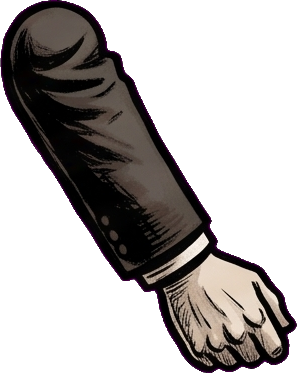
#> input picture art/mobster/farm.png, 297 x 373 px
$ python -i outfits.py   (imports and definitions only)
#> lines starting #> are read from the running program, lines starting #| are printed output that depends on the picture; after the words box and inside, x2 and y2 are one past the last pixel; in counts of white or black regions, pixels touching at a corner belong together
"""Mobster outfits per kind (audit 18. 11.: "shotgunners, tommy gunners and bosses share the same silhouette; you cannot
read the threat at a glance"). The plain suit's parts (art/mobster: torso, uarm, farm, leg) are laid on one green sheet
(--sheet), Gemini redraws the sheet in the same shapes as another outfit (art_src), and this cuts each part back out,
registered onto the original part's frame (its alpha box), so the rig's joints stay where they are:
  art/mobster/<outfit>/{torso,uarm,farm,leg}.png (+ _n normals; the head comes from the kind's face as before)."""
import os, sys
import numpy as np
from PIL import Image
from scipy import ndimage
from paths import SRC
ROOT = os.path.join(os.path.dirname(os.path.abspath(__file__)), "..")
MOB = os.path.join(ROOT, "art", "mobster")
W, H = 1790, 1000
BOXES = {"torso": (40, 130), "uarm": (540, 120), "farm": (760, 100), "leg": (1300, 0)}   # top-left of each part on the sheet
OUTFITS = {"torpedo": "312.jpg", "docker": "313.jpg", "patrolman": "314.jpg", "boss": "315.jpg"}
def sheet(out):
    s = Image.new("RGB", (W, H), (0, 255, 0))
    for n, (x, y) in BOXES.items():
        p = Image.open(os.path.join(MOB, n + ".png")).convert("RGBA")
        s.paste(p, (x, y), p)
    s.save(out)
def normal_map(path):   # (= gen/enemies.py normal_map: that script cannot be imported, it rebuilds the heads when run)
#> called with path = '../art/mobster/farm.png'
    from PIL import ImageFilter
    im = Image.open(path)
#> im is the input picture: PIL image 297x373 RGBA; mean R, G, B, A 175.5, 23.9, 170.3, 103.3
    a = np.asarray(im)[..., 3] > 128
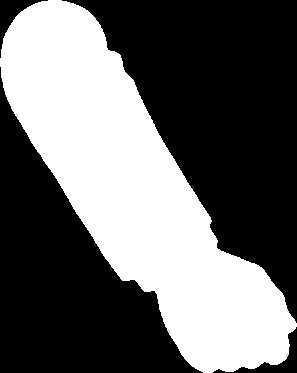
#> a: shape (373, 297) bool; 40.6% white; 1 white region, box (x1, y1, x2, y2) and area: (0, 0, 297, 373) 45001
    d = ndimage.distance_transform_edt(a)
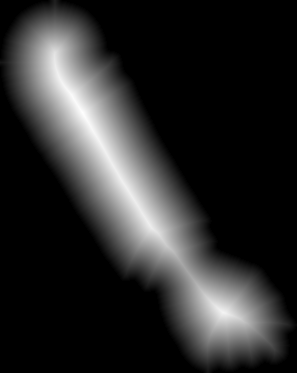
#> d: shape (373, 297) float64; min 0, max 59.36, mean 10.1; drawn with min black and max white
    h = np.sqrt(np.clip(d / 28.0, 0, 1)) * 28.0
    lum = np.asarray(im.convert("L").filter(ImageFilter.GaussianBlur(1.2))).astype(float) / 255.0
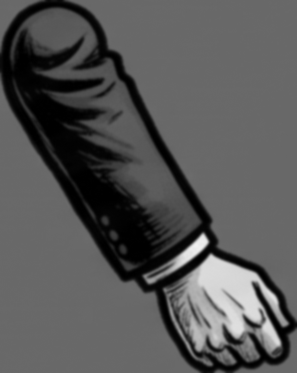
#> lum: shape (373, 297) float64; min 0, max 0.945, mean 0.336
    h = ndimage.gaussian_filter(h, 2.0) + lum * 6.0
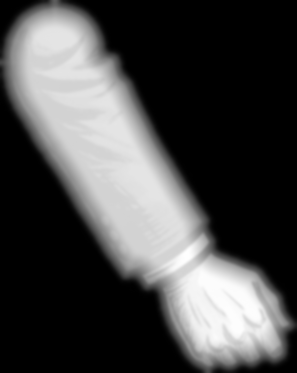
#> h: shape (373, 297) float64; min 2.38, max 33.37, mean 11.1; drawn with min black and max white
    gy, gx = np.gradient(h)
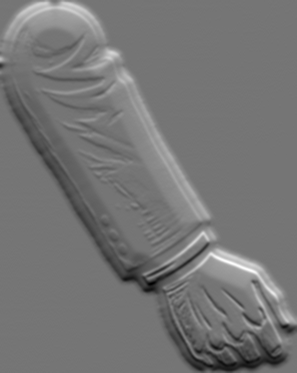
#> gy: shape (373, 297) float64; min -1.93, max 2.25, mean -0.000408; drawn with min black and max white
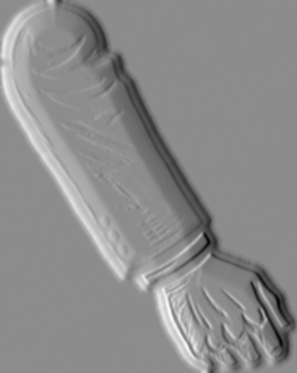
#> gx: shape (373, 297) float64; min -2.41, max 1.95, mean -0.000905; drawn with min black and max white
    n = np.dstack([-gx, -gy, np.ones_like(h) * 1.2])
    n /= np.linalg.norm(n, axis=2, keepdims=True)
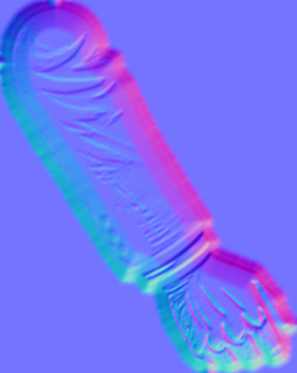
#> n: shape (373, 297, 3) float64; mean of channels 0, 1, 2 -0.00225, 0.0016, 0.944; drawn with min black and max white
    Image.fromarray(((n + 1) * 127.5).clip(0, 255).astype(np.uint8)).save(path.replace(".png", "_n.png"))


def cut(name, f):
    a = np.asarray(Image.open(SRC + f).convert("RGB").resize((W, H), Image.LANCZOS)).astype(float)
    r, g, b = a[..., 0], a[..., 1], a[..., 2]
    green = (g > 140) & (g > r + 50) & (g > b + 50)
    a[..., 1] = np.minimum(a[..., 1], np.maximum(a[..., 0], a[..., 2]) + 14)
    alpha = ndimage.gaussian_filter((~green).astype(float), 0.6)
    lab, n = ndimage.label(ndimage.binary_opening(~green, iterations=2))
    os.makedirs(os.path.join(MOB, name), exist_ok=True)
    for part, (x, y) in BOXES.items():
        orig = Image.open(os.path.join(MOB, part + ".png")).convert("RGBA")
        ow, oh = orig.size
        # the component(s) under the part's own box on the sheet
        reg = np.zeros_like(green); reg[max(0, y - 40):y + oh + 40, max(0, x - 40):x + ow + 40] = True
        ids = [i for i in np.unique(lab[reg & (lab > 0)]) if ((lab == i) & reg).sum() > 0.5 * (lab == i).sum()]
        m = np.isin(lab, ids)
        ys, xs = np.where(m)
        crop = np.dstack([a, np.where(m, alpha, 0) * 255]).astype(np.uint8)[ys.min():ys.max() + 1, xs.min():xs.max() + 1]
        oa = np.asarray(orig)[..., 3] > 20
        oys, oxs = np.where(oa)
        bw, bh = oxs.max() - oxs.min() + 1, oys.max() - oys.min() + 1
        piece = Image.fromarray(crop).resize((bw, bh), Image.LANCZOS)   # onto the original's alpha box exactly
        outp = Image.new("RGBA", (ow, oh), (0, 0, 0, 0))
        outp.paste(piece, (oxs.min(), oys.min()))
        path = os.path.join(MOB, name, part + ".png")
        outp.save(path)
        normal_map(path)
    print(name, "parts cut")
# [7 lines not run here, left out]

>>> result = normal_map('../art/mobster/farm.png')

$ run again, on art/mobster/shin.png
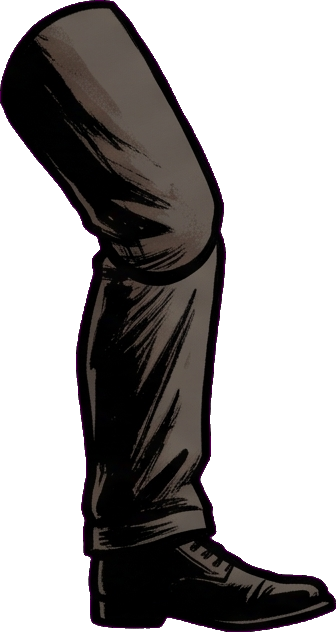
#> input picture art/mobster/shin.png, 336 x 632 px
#> in normal_map, im is the input picture: PIL image 336x632 RGBA; mean R, G, B, A 156.9, 14, 153.9, 111
#> in normal_map, `a = np.asarray(im)[..., 3] > 128`:
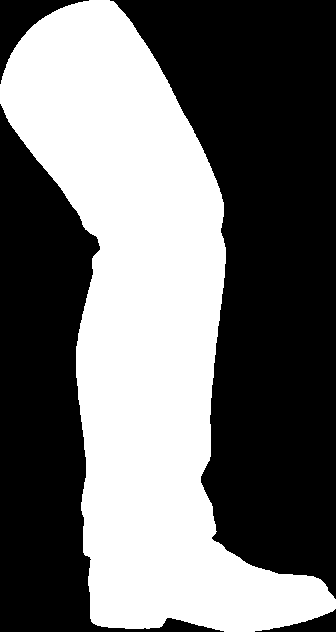
#> a: shape (632, 336) bool; 43.6% white; 1 white region, box (x1, y1, x2, y2) and area: (0, 0, 336, 632) 92644
#> in normal_map, `n /= np.linalg.norm(n, axis=2, keepdims=True)`:
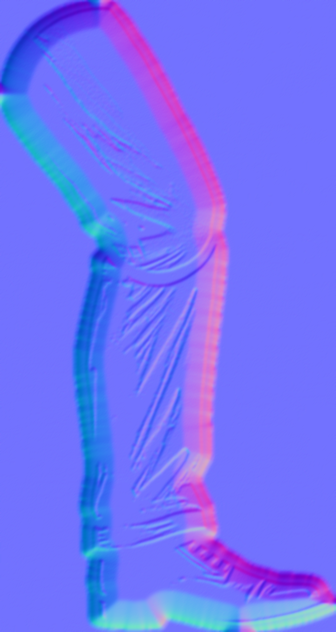
#> n: shape (632, 336, 3) float64; mean of channels 0, 1, 2 -0.00129, 0.000313, 0.956; drawn with min black and max white
